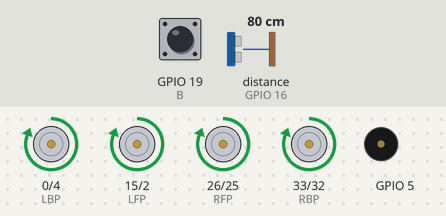
Simulated run of this sketch. Board: ESP32. Shown: motor-driver pin pairs drawn as motors (green arrow = first pin HIGH = forward, orange = second pin HIGH = backward, longer = more drive), buzzer (waves = sounding). Wiring (inferred from the names in the program): ultrasonic range finder: trigger GPIO 17; echo GPIO 16. The inputs (shaded band) are chosen by the test bench; at power-on: distance to the obstacle (sensor on GPIO 16) 80 cm, GPIO 19 (B) HIGH. The echo pulse lasts 58.3 µs per cm; what the sketch prints to the serial monitor is not drawn.

Above: at 1.2 s.
1.3 s: distance to the obstacle (sensor on GPIO 16) set to 23 cm
2.8 s: distance to the obstacle (sensor on GPIO 16) set to 19 cm
At 4.5 s:
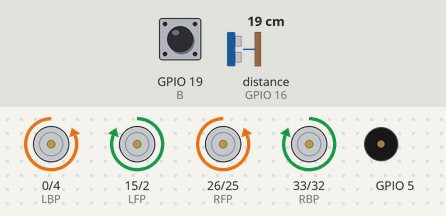
4.8 s: distance to the obstacle (sensor on GPIO 16) set to 35 cm
7.8 s: distance to the obstacle (sensor on GPIO 16) set to 44 cm
At 10.6 s:
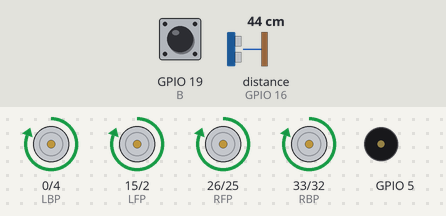
10.8 s: distance to the obstacle (sensor on GPIO 16) set to 2 cm
At 12.0 s:
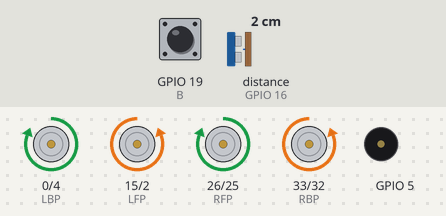
12.8 s: distance to the obstacle (sensor on GPIO 16) set to 60 cm
At 16.1 s:
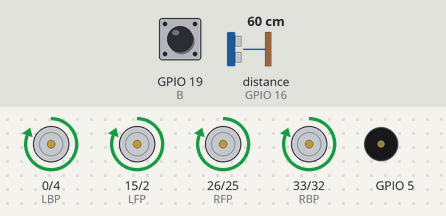
Timing chart, 0 to 16.8 s (numbered marks = the images above; inputs shaded):
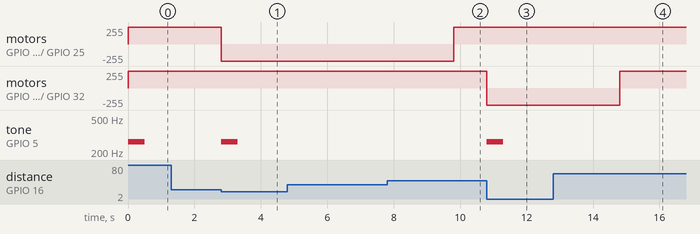

Measured:
- the behaviour switches between 21 and 20 cm on distance to the obstacle (sensor on GPIO 16) (found by bisection; images 0 and 1)
- the behaviour switches between 39 and 40 cm on distance to the obstacle (sensor on GPIO 16) (found by bisection; images 1 and 2)
- after the input at 1.3 s, every drawn part: stays the same
- after the input at 2.8 s, motor on GPIO 0 (LBP) / GPIO 4 (LBN), motor on GPIO 26 (RFP) / GPIO 25 (RFN): forward 255/255 → backward 255/255 at once; tone on GPIO 5: silent → 262 Hz at once, → silent 0.50 s later
- after the input at 4.8 s, every drawn part: stays the same
- after the input at 7.8 s, motor on GPIO 0 (LBP) / GPIO 4 (LBN), motor on GPIO 26 (RFP) / GPIO 25 (RFN): backward 255/255 → forward 255/255 after 2.0 s
- after the input at 10.8 s, motor on GPIO 15 (LFP) / GPIO 2 (LFN), motor on GPIO 33 (RBP) / GPIO 32 (RBN): forward 255/255 → backward 255/255 at once; tone on GPIO 5: silent → 262 Hz at once, → silent 0.50 s later
- after the input at 12.8 s, motor on GPIO 15 (LFP) / GPIO 2 (LFN), motor on GPIO 33 (RBP) / GPIO 32 (RBN): backward 255/255 → forward 255/255 after 2.0 s

The sketch:

P20231009-DodgingMan.ino
```cpp
#include <ESP32Servo.h>

#define LFP 15
#define LFN 2
#define LBP 0
#define LBN 4
#define RBP 33
#define RBN 32
#define RFP 26
#define RFN 25
#define LS 23
#define RS 36
#define MS 14
#define B 19
#define trig 17 //發出聲波腳位(ESP32 GPIO17)
#define echo 16 //接收聲波腳位(ESP32 GPIO16)


void setup() {
  Serial.begin(115200);
  Serial.println("Start");
  // put your setup code here, to run once:
    pinMode(15, OUTPUT);
    pinMode(2, OUTPUT);
    pinMode(0, OUTPUT);
    pinMode(4, OUTPUT);
    pinMode(33, OUTPUT);
    pinMode(32, OUTPUT);
    pinMode(25, OUTPUT);
    pinMode(26, OUTPUT);
    //Left Sensor
    pinMode(23, INPUT);
    //Right Sensor
    pinMode(36, INPUT);
    ///Middle Sensor
    pinMode(14,INPUT);

    pinMode(B,INPUT);

   //A set per wheel(LF)
    digitalWrite(15,0);
    digitalWrite(2,0);
   //A set per wheel(LB)
    digitalWrite(0,0);
    digitalWrite(4,0);
   //A set per wheel(RB)
    digitalWrite(33,0);
    digitalWrite(32,0);
   //A set per wheel(RF)
    digitalWrite(26,0);
    digitalWrite(25,0);
   //Ultrasonic
    pinMode(trig, OUTPUT);
    pinMode(echo, INPUT);

    while(digitalRead(B) == 0){
      STOP();
    }
   tone(5, 262, 500);
}

void loop() {
  while(ping()>20){
    FORWARD();
  }
  STOP();
  tone(5,262,500);
  while(ping()<40){
    RT();
  }
  delay(2000);
  while(ping()>20){
    FORWARD();
  }
  STOP();
  tone(5,262,500);
  while(ping()<40){
    LT();
  }
  delay(2000);

}


int ping() {
  digitalWrite(trig, HIGH); //啟動超音波
  delayMicroseconds(10);  //sustain at least 10us HIGH pulse
  digitalWrite(trig, LOW);  //關閉超音波
  return pulseIn(echo, HIGH)/58; //計算傳回時間
 }
void FORWARD(){
  analogWrite(LFP,255);
  analogWrite(LFN,0);
  analogWrite(LBP,255);
  analogWrite(LBN,0);
  analogWrite(RFP,255);
  analogWrite(RFN,0);
  analogWrite(RBP,255);
  analogWrite(RBN,0);
}

void STOP(){
  analogWrite(LFP,0);
  analogWrite(LFN,0);
  analogWrite(LBP,0);
  analogWrite(LBN,0);
  analogWrite(RFP,0);
  analogWrite(RFN,0);
  analogWrite(RBP,0);
  analogWrite(RBN,0);
}

void RT(){
  analogWrite(LFP,255);
  analogWrite(LFN,0);
  analogWrite(LBP,0);
  analogWrite(LBN,255);
  analogWrite(RFP,0);
  analogWrite(RFN,255);
  analogWrite(RBP,255);
  analogWrite(RBN,0);
}

void LT(){
  analogWrite(LFP,0);
  analogWrite(LFN,255);
  analogWrite(LBP,255);
  analogWrite(LBN,0);
  analogWrite(RFP,255);
  analogWrite(RFN,0);
  analogWrite(RBP,0);
  analogWrite(RBN,255);
}
```
